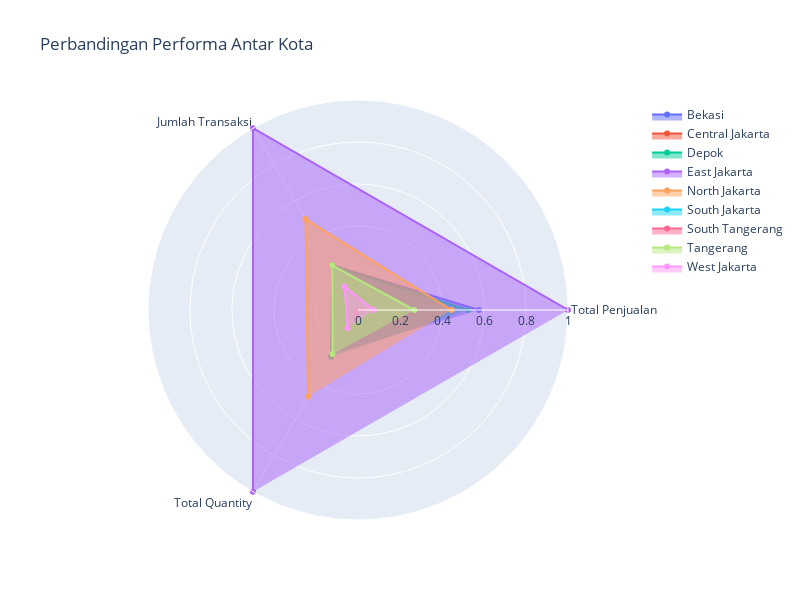

Write notebook code for a chart like this one.
### Code cell
import plotly.graph_objects as go
import pandas as pd

# Hitung total penjualan dan jumlah transaksi per kota
city_performance = df.groupby('City').agg({
    'Penjualan': 'sum',
    'Tanggal': 'count',  # Jumlah transaksi
    'Qty': 'sum'
}).reset_index()

# Normalisasi data untuk radar chart
for col in ['Penjualan', 'Tanggal', 'Qty']:
    city_performance[f'{col}_normalized'] = (city_performance[col] - city_performance[col].min()) / (city_performance[col].max() - city_performance[col].min())

# Buat radar chart
fig = go.Figure()

for city in city_performance['City']:
    fig.add_trace(go.Scatterpolar(
        r=city_performance.loc[city_performance['City'] == city, ['Penjualan_normalized', 'Tanggal_normalized', 'Qty_normalized']].values[0],
        theta=['Total Penjualan', 'Jumlah Transaksi', 'Total Quantity'],
        fill='toself',
        name=city
    ))

fig.update_layout(
    polar=dict(radialaxis=dict(visible=True, range=[0, 1])),
    showlegend=True,
    title='Perbandingan Performa Antar Kota',
    height=600, width=800
)

fig.show()

### Figure 1 — Plotly figure (JSON) as saved in the notebook; plotly's stock layout.template omitted (floating-point values rounded to 4 significant figures)
{"data": [{"fill": "toself", "name": "Bekasi", "r": [0.5757, 0.2455, 0.2392], "theta": ["Total Penjualan", "Jumlah Transaksi", "Total Quantity"], "type": "scatterpolar"}, {"fill": "toself", "name": "Central Jakarta", "r": [0.04735, 0.1273, 0.07858], "theta": ["Total Penjualan", "Jumlah Transaksi", "Total Quantity"], "type": "scatterpolar"}, {"fill": "toself", "name": "Depok", "r": [0.5232, 0.2455, 0.2573], "theta": ["Total Penjualan", "Jumlah Transaksi", "Total Quantity"], "type": "scatterpolar"}, {"fill": "toself", "name": "East Jakarta", "r": [1, 1, 1], "theta": ["Total Penjualan", "Jumlah Transaksi", "Total Quantity"], "type": "scatterpolar"}, {"fill": "toself", "name": "North Jakarta", "r": [0.4452, 0.5, 0.4763], "theta": ["Total Penjualan", "Jumlah Transaksi", "Total Quantity"], "type": "scatterpolar"}, {"fill": "toself", "name": "South Jakarta", "r": [0, 0, 0], "theta": ["Total Penjualan", "Jumlah Transaksi", "Total Quantity"], "type": "scatterpolar"}, {"fill": "toself", "name": "South Tangerang", "r": [0.02507, 0, 0.02445], "theta": ["Total Penjualan", "Jumlah Transaksi", "Total Quantity"], "type": "scatterpolar"}, {"fill": "toself", "name": "Tangerang", "r": [0.2681, 0.2455, 0.242], "theta": ["Total Penjualan", "Jumlah Transaksi", "Total Quantity"], "type": "scatterpolar"}, {"fill": "toself", "name": "West Jakarta", "r": [0.07527, 0.1273, 0.09967], "theta": ["Total Penjualan", "Jumlah Transaksi", "Total Quantity"], "type": "scatterpolar"}], "layout": {"height": 600, "polar": {"radialaxis": {"range": [0, 1], "visible": true}}, "showlegend": true, "title": {"text": "Perbandingan Performa Antar Kota"}, "width": 800}}
